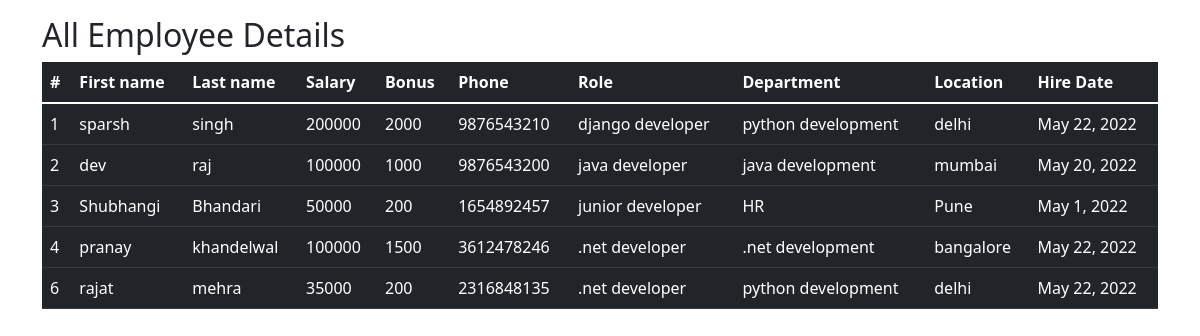
Page /all_emp/ on the committed database.
### emp_app/models.py (models this page shows, shortened)
class Employee(models.Model):
    first_name=models.CharField(max_length=100,null=False)
    last_name=models.CharField(max_length=100)
    dept=models.ForeignKey(Department,on_delete=models.CASCADE)
    salary=models.IntegerField(default=0)
    bonus=models.IntegerField(default=0)
    role=models.ForeignKey(Role,on_delete=models.CASCADE)
    phone=models.IntegerField(default=0)
    hire=models.DateField()
    def __str__(self) -> str:
        return "%s %s %s" %(self.first_name,self.last_name,self.phone)

class Role(models.Model):
    name=models.CharField(max_length=100,null=False)

class Department(models.Model):
    name=models.CharField(max_length=100,null=False)
    location=models.CharField(max_length=100)

### emp_app/views.py (the view)
# urls.py: path('all_emp/', views.all_emp,name='emp_all'),
def all_emp(request):
    emp=Employee.objects.all()
    context={
        'emp':emp
    }
    print(context)
    return render(request,'emp_app/all_emp.html',context)

### emp_app/templates/emp_app/all_emp.html
{% extends "emp_app/base.html" %}
{%block content%}
    <div class="container mt-3">
        <h2>All Employee Details</h2>
        <table class="table table-dark table-hover">
          <thead>
            <tr>
              <th>#</th>
              <th>First name</th>
              <th>Last name</th>
              <th>Salary</th>
              <th>Bonus</th>
              <th>Phone</th>
              <th>Role</th>
              <th>Department</th>
              <th>Location</th>
              <th>Hire Date</th>
            </tr>
          </thead>
          <tbody>
              {% for emp in emp %}
            <tr>
              <td>{{emp.id}}</td>
              <td>{{emp.first_name}}</td>
              <td>{{emp.last_name}}</td>
              <td>{{emp.salary}}</td>
              <td>{{emp.bonus}}</td>
              <td>{{emp.phone}}</td>
              <td>{{emp.role.name}}</td>
              <td>{{emp.dept.name}}</td>
              <td>{{emp.dept.location}}</td>
              <td>{{emp.hire}}</td>
            </tr>
            {%endfor%}
          </tbody>
        </table>
      </div>
{%endblock%}

### emp_app/templates/emp_app/base.html (shortened to what this page needs)
<!DOCTYPE html>
<html lang="en">
<head>
  <link href="https://cdn.jsdelivr.net/npm/bootstrap@5.1.3/dist/css/bootstrap.min.css" rel="stylesheet">
</head>
<body>
  {%block content%}{%endblock%}
</body>
</html>

### rows in the picture
Employee: id "1", first_name "sparsh", last_name "singh", salary "200000", bonus "2000", phone "9876543210", role.name "django developer", dept.name "python development", dept.location "delhi", hire "May 22, 2022"
Employee: id "2", first_name "dev", last_name "raj", salary "100000", bonus "1000", phone "9876543200", role.name "java developer", dept.name "java development", dept.location "mumbai", hire "May 20, 2022"
Employee: id "3", first_name "Shubhangi", last_name "Bhandari", salary "50000", bonus "200", phone "1654892457", role.name "junior developer", dept.name "HR", dept.location "Pune", hire "May 1, 2022"
Employee: id "4", first_name "pranay", last_name "khandelwal", salary "100000", bonus "1500", phone "3612478246", role.name ".net developer", dept.name ".net development", dept.location "bangalore", hire "May 22, 2022"
Employee: id "6", first_name "rajat", last_name "mehra", salary "35000", bonus "200", phone "2316848135", role.name ".net developer", dept.name "python development", dept.location "delhi", hire "May 22, 2022"
